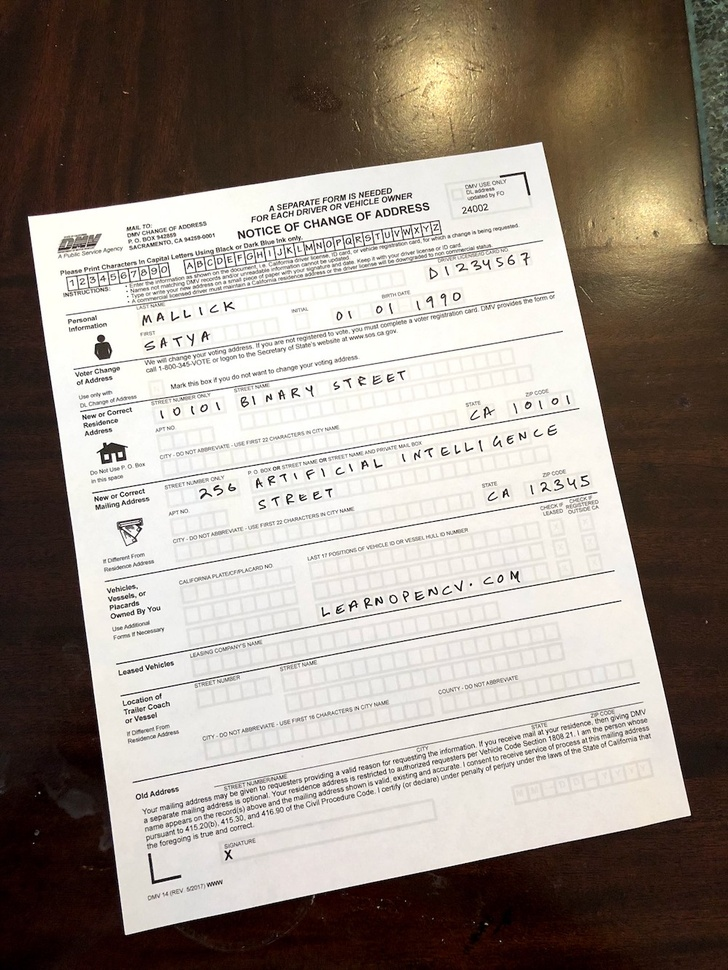
#> input picture opencv_samples/preprocessing/im/scanned-form.jpg, 728 x 970 px, shrunk from 1000 x 1333 before the run, found by its file name
$ jupyter execute auto_rotate_images.ipynb   (shell and % lines are left out)   (older library calls are emulated)
#> lines starting #> are read from the running program, lines starting #| are printed output that depends on the picture; after the words box and inside, x2 and y2 are one past the last pixel; in counts of white or black regions, pixels touching at a corner belong together
[cell 1]
import cv2
import matplotlib.pyplot as plt
import numpy as np
import imutils

[cell 2]
im = cv2.imread('scanned-form.jpg')
#> im is the input picture: shape (970, 728, 3); mean B, G, R 135.9, 144.8, 154.5
im = cv2.cvtColor(im, cv2.COLOR_BGR2GRAY)
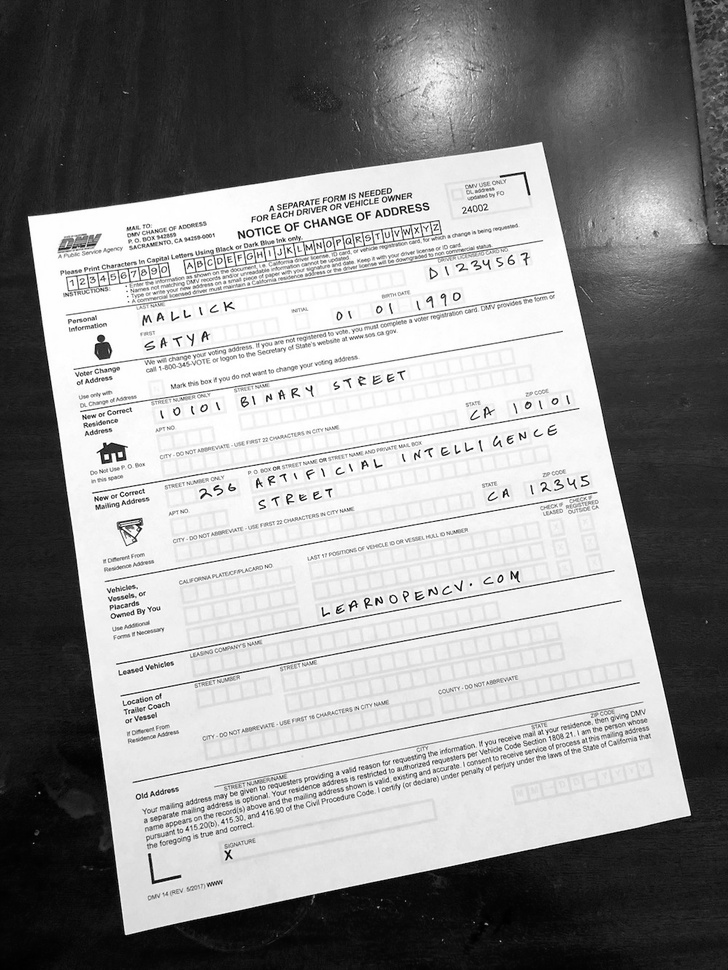
#> im: shape (970, 728); min 0, max 255, mean 146.7

[cell 3]
def show_im(im):
    plt.figure(figsize=(5,5))
    plt.imshow(im, cmap='gray')

[cell 4]
def get_center_contour(cnt):
    M = cv2.moments(con)
    return (int(M["m10"] / M["m00"]), int(M["m01"] / M["m00"]))

[cell 5]
#auto rotate images
thres = cv2.adaptiveThreshold(im, 255,cv2.ADAPTIVE_THRESH_GAUSSIAN_C, cv2.THRESH_BINARY_INV,31,28)
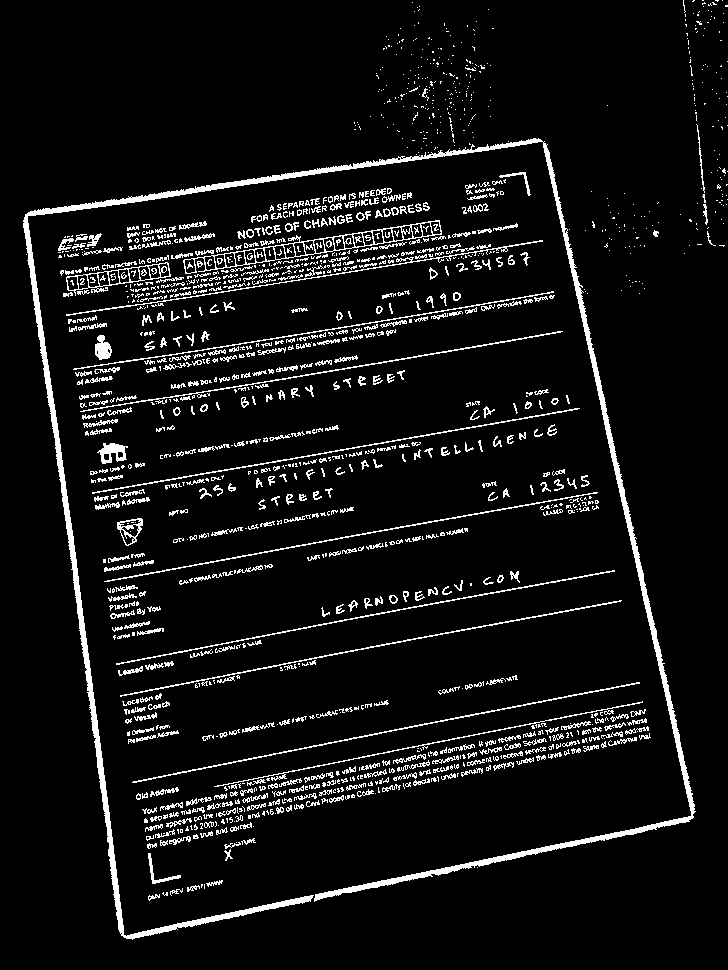
#> thres: shape (970, 728); 7.1% white; 1406 white regions (857 under 20 px)
im2, cnts, hierarchy = cv2.findContours(thres, cv2.RETR_TREE, cv2.CHAIN_APPROX_SIMPLE)
#> cnts = 2140 contours, 1800 with area under 20; largest, box (x1, y1, x2, y2) and area: (23, 138, 696, 940) 10789, (183, 220, 442, 274) 3495, (66, 262, 171, 296) 1464, (117, 518, 143, 546) 438, (132, 682, 640, 783) 368
draw_im = np.zeros_like(thres)
h, w = draw_im.shape
#> h = 970; w = 728
C = (0,0)
for i,con in enumerate(cnts):
    #remove noise
    if cv2.contourArea(con) < 100:
        continue
    #compute the center of the contour
    cX, cY = get_center_contour(con)

    rotated_angle = cv2.minAreaRect(con)[-1]
    R = cv2.getRotationMatrix2D((cX,cY),rotated_angle, 1.0)
    rotated = cv2.warpAffine(im, R, (w, h))
    break
#> this loop made 16 passes
#> con on passes 3, 6, 7, 10, 11, 12, 15: [[155, 896], [156, 895], [157, 896], [156, 897]], [[174, 892], [175, 891], [176, 892], [175, 893]], [[172, 891], [173, 890], [174, 891], [173, 892]], [[194, 887], [195, 886], [196, 887], [195, 888]], [[191, 887], [192, 886], [193, 887], [192, 888]], [[204, 884], [204, 888]], [[477, 867]]
#> (cX, cY, rotated_angle, R) on pass 16: (158, 873, -8.13, [[0.99, -0.141, 125], [0.141, 0.99, -13.57]])

[cell 6]
show_im(rotated)
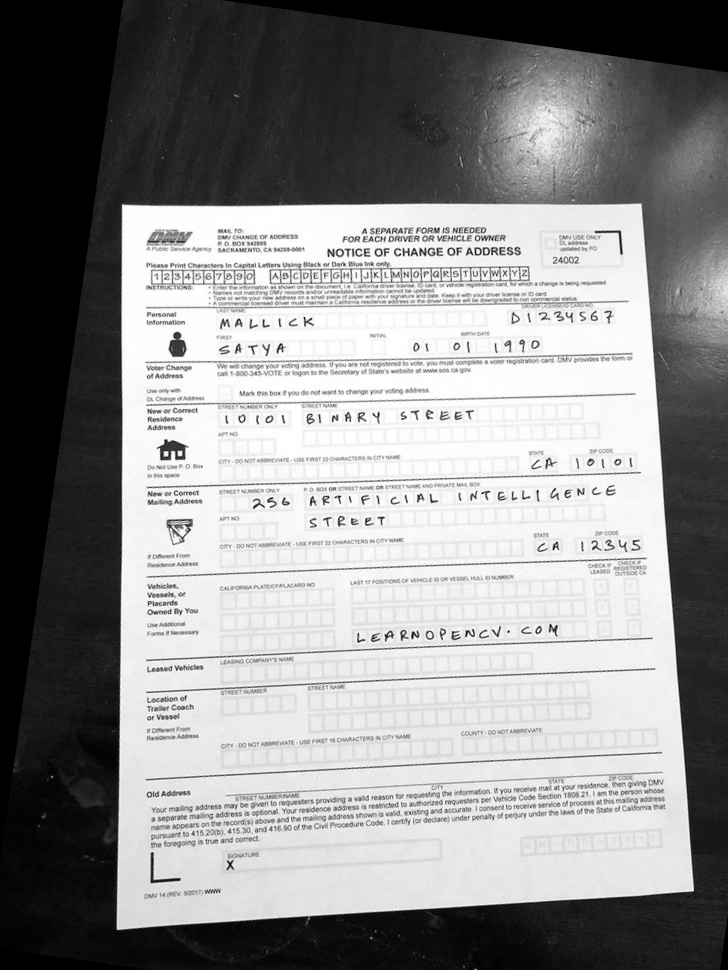
#> rotated: shape (970, 728); min 0, max 255, mean 141.1
